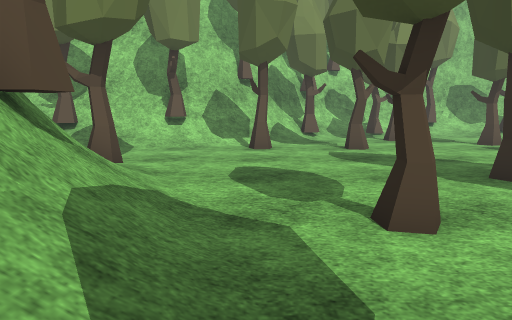
View 1 (above)

17 first-person views from a walk through a 3-D level made in the Unity game engine. The camera is 1.3 m above the floor, tilts 8° down and sees 70° across. The floor is counted in squares, 1 m on a side. Each view is taken from the middle of a square. On the plan, view 1 faces up. The plan holds only what a view shows up to about 15 squares ahead; the rest is blank. The place goes on beyond the plan. The player character is not drawn. Some surface patterns are stand-ins.

View 2
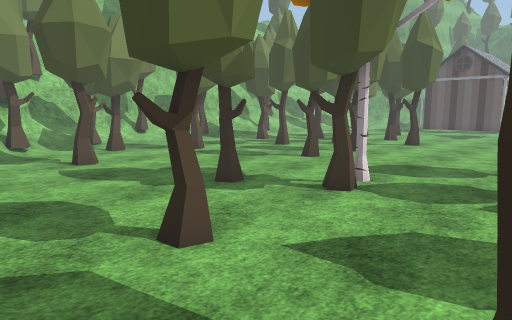

View 3
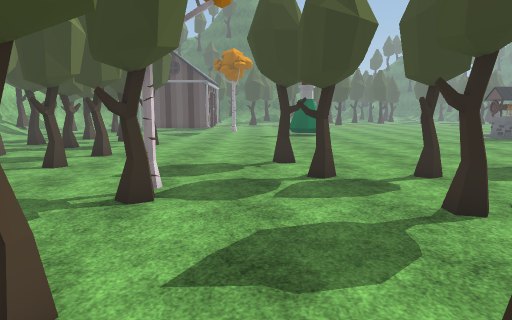

View 4
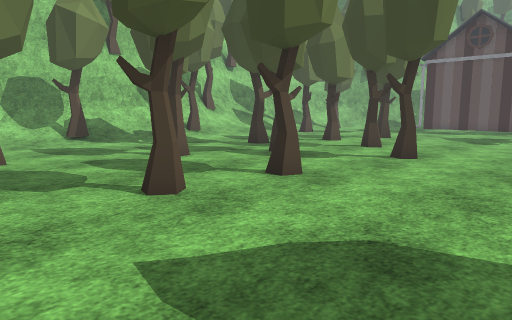

View 5
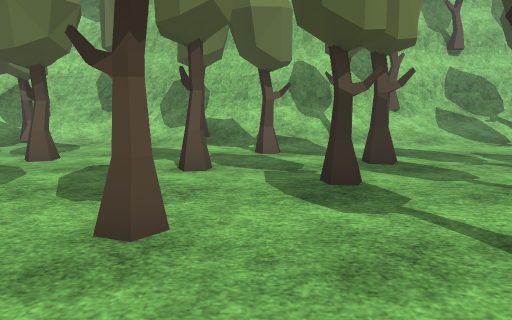

View 6
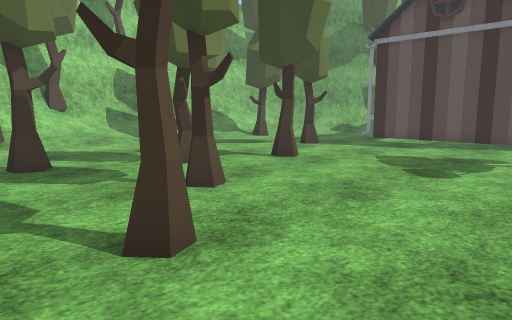

View 7
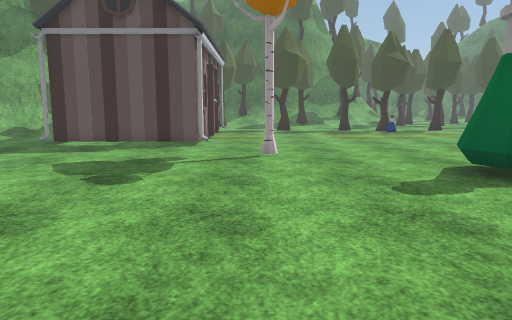

View 8
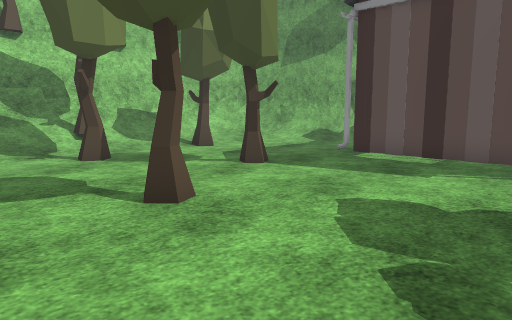

View 9
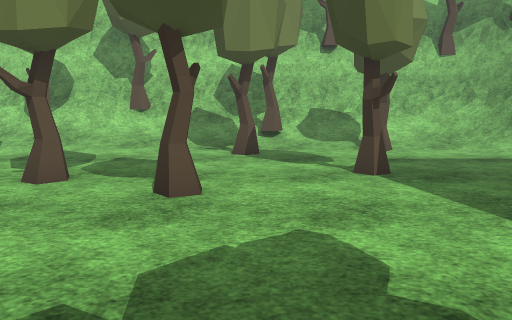

View 10
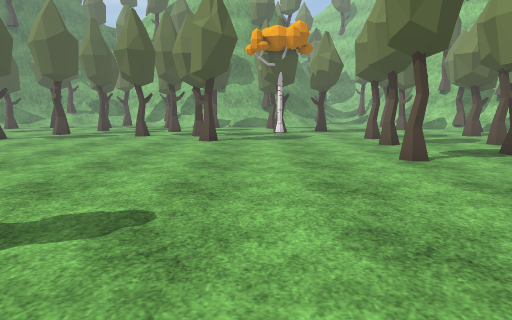

View 11
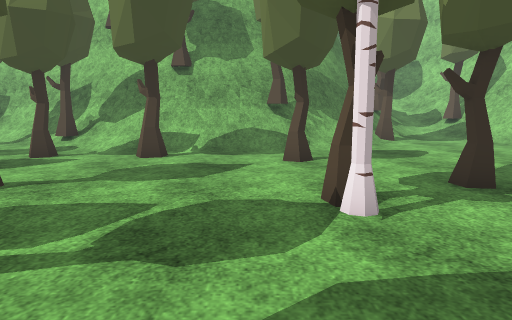

View 12
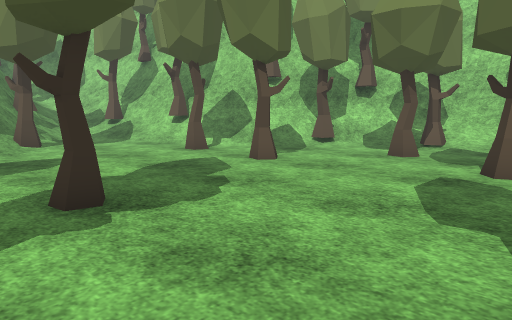

View 13
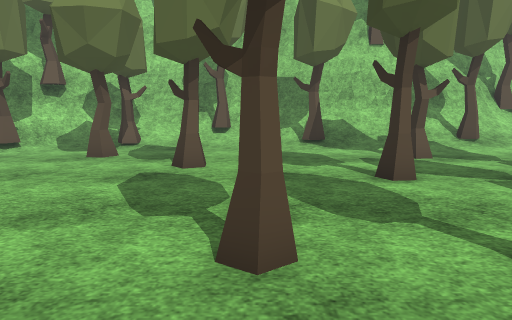

View 14
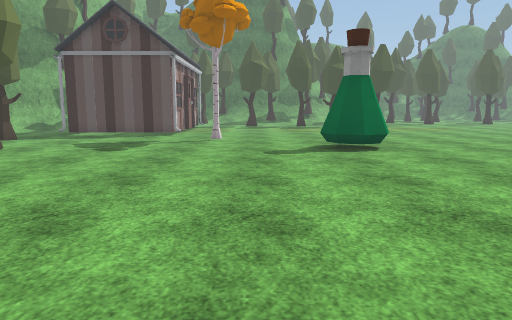

View 15
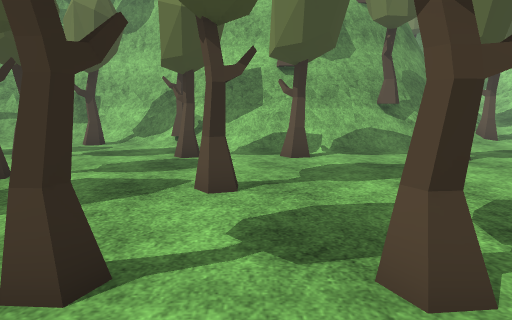

View 16
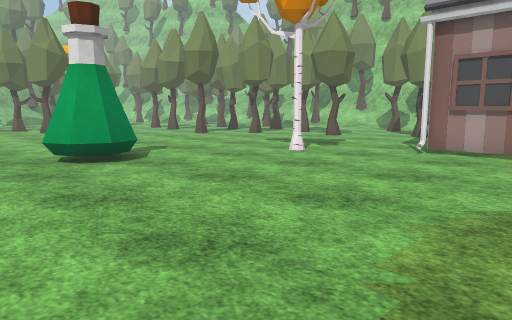

View 17
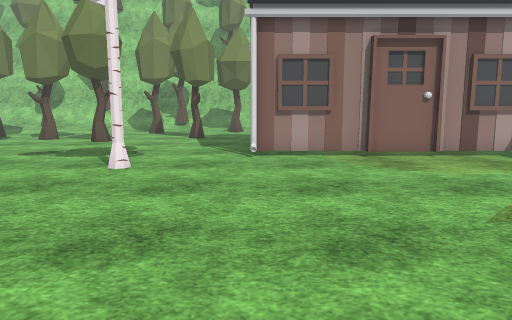

### Floor plan
Key: @ floor where view 1 was taken; # wall or solid block; x gap in a wall; . floor; / step, stairs or slope; = window, fence, low wall or low ledge; T tree; H house; O other object.
Columns run from 6 left of view 1 to 33 right of it. Each row starts with its distance up from view 1.
 20          ###=###############=/===#######
 19         ###////T====#####TT///////=/#=##
 18        ##T//T//T///////x//////TT///////#
 17       ##///.T.....T////T////......T.///
 16      ##/TT..T.................T...T..//
 15 ######///...T.......TT........T......./
 14 ####=//.......T........................
 13 ==OT//........TT.......T........T......
 12 T///..T..TT........T......T.....T.....
 11  ....................TT...T..T.....#
 10 /.....................T......T.....#
  9 T//......................T.........#
  8 #=TT............T.TT...............#
  7    //......T...........T...........#
  6   ##/......T.......................#H###
  5   #=//......T...........................
  4   ##T/.TT...TT..................T.......
  3    ##/..................................
  2    #=/..................................
  1    ##/.........T.T......................
  0    #=/@T......T..............O.........
 -1   ##=/......................OOO........
 -2   ##//.....T..T..............OO........
 -3   #=//.T......TT.......................
 -4   #OT..................  .............
 -5   =O.........  .......     ......      .

Positions as (right, up) in squares from view 1, and headings:
1: (0, 0), facing up
2: (-1, 0), facing up-right
3: (-1, 2), facing right
4: (7, 3), facing up-right
5: (14, 4), facing up
6: (15, 4), facing up-right
7: (16, 4), facing right
8: (20, 6), facing up-right
9: (24, 5), facing up
10: (26, 3), facing left
11: (11, 3), facing left
12: (10, 5), facing up-left
13: (10, 5), facing up
14: (11, 2), facing right
15: (11, -1), facing left
16: (33, -5), facing up-left
17: (29, -4), facing up
